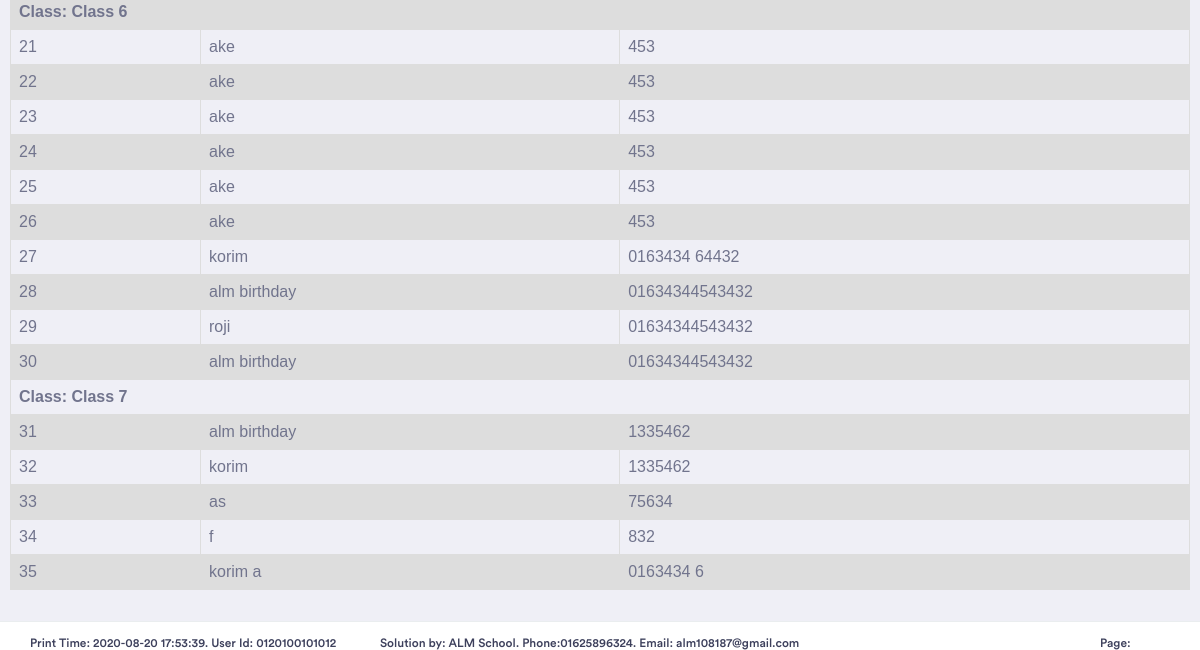
Page /Display.php (lower part) on the earlier database version.
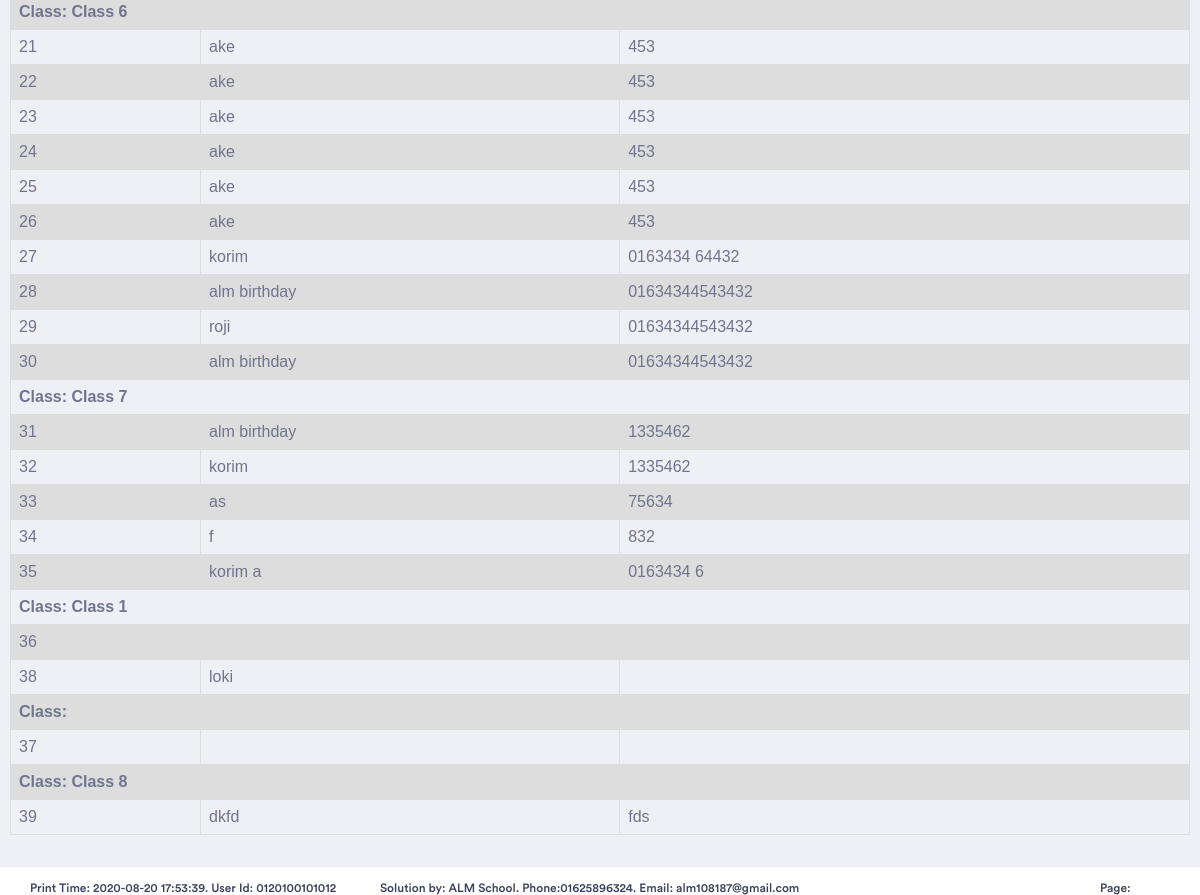
Same page on the later database version.
### tables this page shows
CREATE TABLE `studentinfo` (
  `autoId` int(11) NOT NULL,
  `studentName` varchar(100) NOT NULL,
  `fatherName` varchar(111) NOT NULL,
  `motherName` varchar(211) NOT NULL,
  `presentAddress` varchar(211) NOT NULL,
  `permanentAddress` varchar(211) NOT NULL,
  `MobileNumber` varchar(211) NOT NULL,
  `class` varchar(211) NOT NULL,
  `Cl_Roll` int(250) NOT NULL,
  `email` varchar(221) NOT NULL,
  `file` varchar(211) NOT NULL,
  `userId` varchar(211) NOT NULL,
  `entryTime` datetime NOT NULL
);

### Display.php (the view, shortened to what this page needs)
<html>
<head>
</head>
<body>
<?php
include("RptHeaderAll.php");
?>
<div style="padding: 10px;">
<table style="padding: 15px; margin-bottom: 50px;">
<?php
$link= mysqli_connect("localhost", "root", "");
mysqli_select_db($link,"alm");
$result="SELECT DISTINCT `class` FROM `studentinfo`  ";
$display=mysqli_query($link,$result);
while($row=mysqli_fetch_array($display))
{
	echo"<tr>";
	  echo"<td colspan='3' Style='font-weight: bold;'> Class: ".$row['class']."</td>";
	echo"</tr>";
	$re="SELECT * FROM `studentinfo` Where class like '".$row['class']. "' ";
		$dl=mysqli_query($link,$re);
			while($row1=mysqli_fetch_array($dl))
			{
				echo"<tr>";
				echo"<td>".$row1['autoId']."</td>";
				echo"<td>".$row1['studentName']."</td>";
				echo"<td>".$row1['MobileNumber']."</td>";
				echo"</tr>";
			}
}
?>
</table>
<div class="footer"  Style="height:10px;">
                   <h6 Style=" float: left; width: 350px;">Print Time: 2020-08-20 17:53:39.   User Id: 0120100101012</h6>
				<h6 Style=" float: left; width: 450px;">Solution by: ALM School. Phone:01625896324. Email: alm108187@gmail.com</h6>
				<h6 Style=" float: right; width: 70px;">Page: </h6>
</div>
</div>
</body>
</html>

### RptHeaderAll.php (shortened to what this page needs)
<link rel="stylesheet" href="assets/vendor/bootstrap/css/bootstrap.min.css">
<link href="assets/vendor/fonts/circular-std/style.css" rel="stylesheet">
<link rel="stylesheet" href="assets/libs/css/style.css">
<link rel="stylesheet" href="assets/vendor/fonts/fontawesome/css/fontawesome-all.css">
<link rel="stylesheet" href="assets/vendor/charts/chartist-bundle/chartist.css">
<link rel="stylesheet" href="assets/vendor/charts/morris-bundle/morris.css">
<link rel="stylesheet" href="assets/vendor/fonts/material-design-iconic-font/css/materialdesignicons.min.css">
<link rel="stylesheet" href="assets/vendor/charts/c3charts/c3.css">
<link rel="stylesheet" href="assets/vendor/fonts/flag-icon-css/flag-icon.min.css">

### Display.php (style rules this page uses)
table { font-family: arial, sans-serif; border-collapse: collapse; width: 100%; }
tr:nth-child(even) { background-color: #dddddd; }
.footer { position: fixed; left: 0; bottom: 0; width: 100%; }

Differences in the rows shown:
added studentinfo: autoId "36", shown under "Class 1"
added studentinfo: autoId "38", studentName "loki", shown under "Class 1"
added studentinfo: autoId "37"
added studentinfo: autoId "39", studentName "dkfd", MobileNumber "fds", shown under "Class 8"
Other differences:
new list line: "Class: Class 1"
new list line: "Class:"
new list line: "Class: Class 8"
